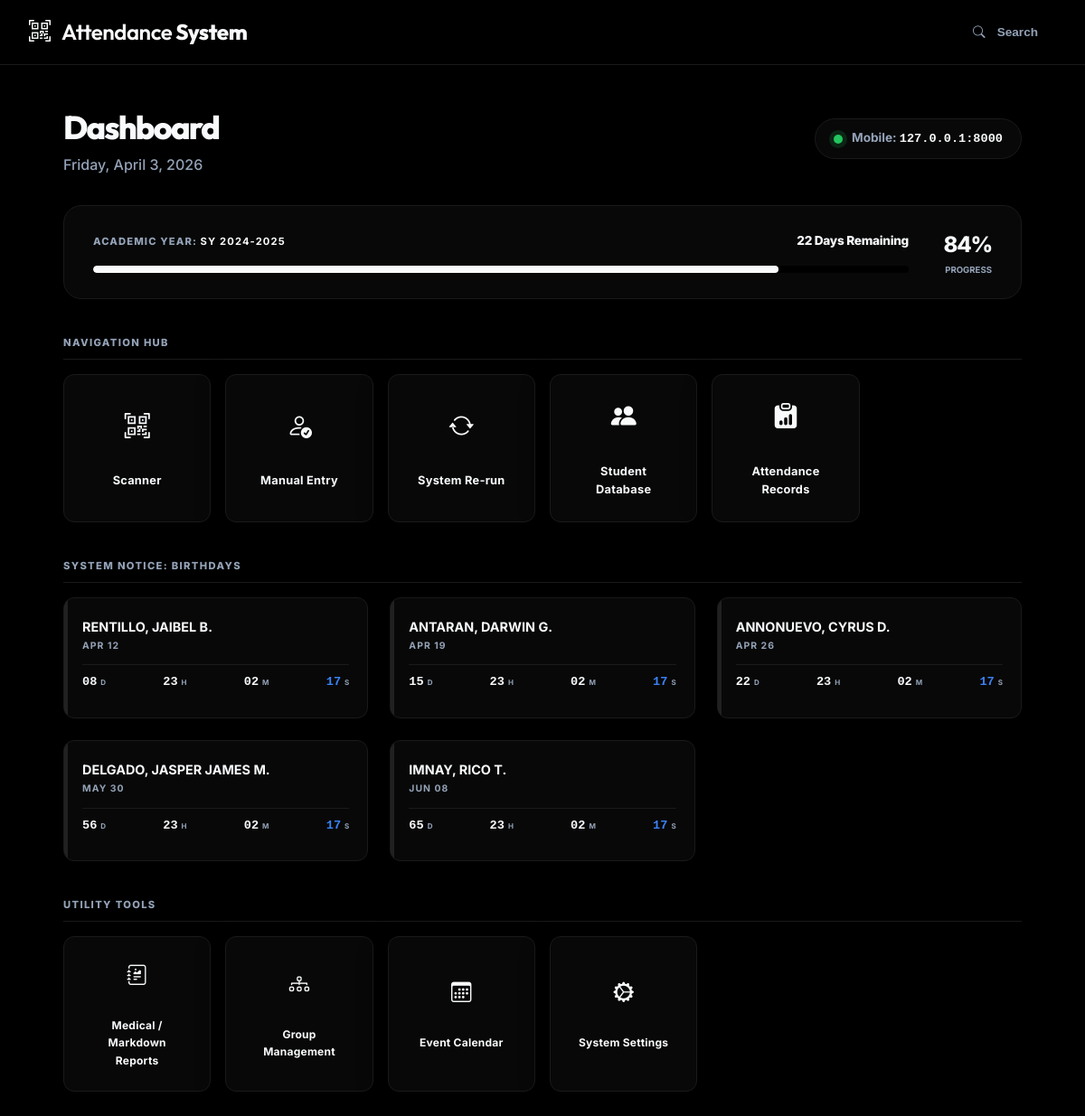
The page / on the database its author committed.
### tables this page shows
CREATE TABLE settings (
        id INTEGER PRIMARY KEY AUTOINCREMENT,
        call_time TEXT NOT NULL DEFAULT '08:00',
        grace_period INTEGER NOT NULL DEFAULT 20,
        absent_after INTEGER NOT NULL DEFAULT 30,
        updated_at TIMESTAMP DEFAULT CURRENT_TIMESTAMP
    , time_in_out_enabled INTEGER NOT NULL DEFAULT 1, registration_lock INTEGER NOT NULL DEFAULT 0, billing_quota REAL NOT NULL DEFAULT 50.00, billing_mode TEXT NOT NULL DEFAULT 'fixed', am_in VARCHAR(5) DEFAULT '08:00', am_out VARCHAR(5) DEFAULT '11:00', pm_in VARCHAR(5) DEFAULT '13:00', pm_out VARCHAR(5) DEFAULT '16:00', telegram_bot_token TEXT DEFAULT '', telegram_group_id TEXT DEFAULT '', admin_telegram_id TEXT DEFAULT '', active_school_year TEXT DEFAULT 'SY 2024-2025', sy_start_date TEXT, sy_end_date TEXT);

CREATE TABLE users (
        qr_code TEXT PRIMARY KEY,
        name TEXT NOT NULL,
        created_at TIMESTAMP DEFAULT CURRENT_TIMESTAMP,
        updated_at TIMESTAMP DEFAULT CURRENT_TIMESTAMP
    , birthday DATE, email TEXT, student_type TEXT DEFAULT 'regular', first_name TEXT, last_name TEXT, middle_initial TEXT, course TEXT, place_of_birth TEXT, sex TEXT, civil_status TEXT, religion TEXT, citizenship TEXT, contact_number TEXT, section TEXT, deleted_at DATETIME DEFAULT NULL, year_level TEXT DEFAULT '1st');

### index.php (the view, shortened to what this page needs)
<?php
require_once 'includes/db.php';
?>
<!DOCTYPE html>
<html lang="en">
<head>
    <link href="assets/css/style.css" rel="stylesheet">
    <link rel="stylesheet" href="assets/vendor/bootstrap-icons/bootstrap-icons.css">
</head>
<body>
    <?php include 'includes/navbar.php'; ?>
    <?php
    $stmt = $pdo->prepare("SELECT qr_code, name, birthday FROM users WHERE birthday IS NOT NULL AND birthday != '' AND deleted_at IS NULL");
    $stmt->execute();
    $studentsWithBirthdays = $stmt->fetchAll(PDO::FETCH_ASSOC);
    $upcomingBirthdays = [];
    $now = new DateTime();
    $today = new DateTime($now->format('Y-m-d'));
    foreach ($studentsWithBirthdays as $s) {
        $bdayDate = new DateTime($s['birthday']);
        $thisYearBday = new DateTime(date('Y') . '-' . $bdayDate->format('m-d'));
        if ($thisYearBday < $today) {
            $nextBday = new DateTime((date('Y') + 1) . '-' . $bdayDate->format('m-d'));
        } else {
            $nextBday = $thisYearBday;
        }
        $interval = $today->diff($nextBday);
        $daysUntil = $interval->days;
        $upcomingBirthdays[] = [
            'qr_code' => $s['qr_code'],
            'name' => $s['name'],
            'birthday' => $s['birthday'],
            'next_occurrence' => $nextBday->format('Y-m-d 00:00:00'),
            'days_until' => $daysUntil
        ];
    }
    usort($upcomingBirthdays, function($a, $b) {
        return $a['days_until'] <=> $b['days_until'];
    });
    $upcomingBirthdays = array_slice($upcomingBirthdays, 0, 5);
    ?>
    <main class="container">
        <?php
        $localIP = "127.0.0.1";
        if (strtoupper(substr(PHP_OS, 0, 3)) === 'WIN') {
            exec('ipconfig', $output);
            foreach ($output as $line) {
                if (preg_match('/IPv4 Address.*: (192\.168\.\d+\.\d+|10\.\d+\.\d+\.\d+|172\.(1[6-9]|2[0-9]|3[0-1])\.\d+\.\d+)/', $line, $m)) {
                    $localIP = $m[1];
                    break;
                }
            }
        } else {
            $localIP = $_SERVER['SERVER_ADDR'] ?? gethostbyname(gethostname());
        }
        ?>
        <div style="margin-top: 2.5rem; display: flex; justify-content: space-between; align-items: center; flex-wrap: wrap; gap: 1rem;">
            <div>
                <h1 style="margin: 0; font-size: 2.25rem; font-weight: 800; letter-spacing: -0.05em;">Dashboard</h1>
                <p style="color: var(--text-muted); font-size: 1rem; font-weight: 500; margin:0;"><?= date('l, F j, Y') ?></p>
            </div>
            <div class="ip-access" style="background: var(--bg-card); padding: 10px 20px; border-radius: 50px; border: 1px solid var(--border); display: flex; align-items: center; gap: 10px;">
                <div style="width: 10px; height: 10px; background: #22c55e; border-radius: 50%; box-shadow: 0 0 0 5px rgba(34, 197, 94, 0.15);"></div>
                <span style="font-size: 0.85rem; font-weight: 700; color: var(--text-muted);">Mobile: <b style="color: var(--primary); font-family: monospace;"><?= $localIP ?>:8000</b></span>
            </div>
        </div>
        <?php
        $settings = $pdo->query("SELECT * FROM settings LIMIT 1")->fetch(PDO::FETCH_ASSOC);
        $syStart = $settings['sy_start_date'] ?? null;
        $syEnd = $settings['sy_end_date'] ?? null;
        $activeSY = $settings['active_school_year'] ?? 'Not Configured';
        $daysRemaining = null;
        $progressPercent = 0;
        if ($syStart && $syEnd) {
            $startDate = new DateTime($syStart);
            $endDate = new DateTime($syEnd);
            $today = new DateTime();
            if ($today < $startDate) {
                $daysRemaining = "Starts in " . $today->diff($startDate)->days . " days";
                $progressPercent = 0;
            } elseif ($today > $endDate) {
                $daysRemaining = "School Year Ended";
                $progressPercent = 100;
            } else {
                $totalDays = $startDate->diff($endDate)->days;
                $elapsedDays = $startDate->diff($today)->days;
                $rem = $today->diff($endDate)->days;
                $daysRemaining = $rem . " Days Remaining";
                $progressPercent = ($totalDays > 0) ? round(($elapsedDays / $totalDays) * 100) : 0;
            }
        }
        ?>
        <?php if ($syStart && $syEnd): ?>
        <div class="animate-fade-up" style="margin-top: 2rem;">
            <div class="card" style="padding: 1.5rem 2rem; border-radius: 20px; border: 1px solid var(--border); background: var(--bg-card); display: flex; align-items: center; justify-content: space-between; gap: 2rem;">
                <div style="flex: 1;">
                    <div style="display: flex; justify-content: space-between; align-items: baseline; margin-bottom: 0.5rem;">
                        <span style="font-size: 0.7rem; font-weight: 800; color: var(--text-muted); text-transform: uppercase; letter-spacing: 0.1em;">
                            Academic Year: <b style="color: var(--text-main);"><?= htmlspecialchars($activeSY) ?></b>
                        </span>
                        <span style="font-size: 0.85rem; font-weight: 800; color: var(--primary); letter-spacing: -0.02em;">
                            <?= $daysRemaining ?>
                        </span>
                    </div>
                    <div class="progress-bar-container" style="height: 8px; background: var(--bg-main); border-radius: 50px; overflow: hidden;">
                        <div class="progress-bar-fill" style="width: <?= $progressPercent ?>%; height: 100%; background: var(--primary); border-radius: 50px;"></div>
                    </div>
                </div>
                <div style="text-align: right; min-width: 60px;">
                    <span style="font-size: 1.5rem; font-weight: 800; color: var(--text-main); letter-spacing: -0.05em;"><?= $progressPercent ?>%</span>
                    <small style="display: block; font-size: 0.6rem; font-weight: 700; color: var(--text-muted); text-transform: uppercase;">Progress</small>
                </div>
            </div>
        </div>
        <?php endif; ?>
        <section class="animate-fade-up">
            <div class="section-title">Navigation Hub</div>
            <div class="action-grid">
                <a href="scan.php" class="action-btn animate-fade-up stagger-1 hover-lift">
                    <i class="bi bi-qr-code-scan"></i>
                    <span>Scanner</span>
                </a>
                <a href="manual.php" class="action-btn animate-fade-up stagger-2 hover-lift">
                    <i class="bi bi-person-check"></i>
                    <span>Manual Entry</span>
                </a>
                <a href="reattendance.php" class="action-btn animate-fade-up stagger-3 hover-lift">
                    <i class="bi bi-arrow-repeat"></i>
                    <span>System Re-run</span>
                </a>
                <a href="manage_students.php" class="action-btn animate-fade-up stagger-4 hover-lift">
                    <i class="bi bi-people-fill"></i>
                    <span>Student Database</span>
                </a>
                <a href="view_attendance.php" class="action-btn animate-fade-up stagger-6 hover-lift">
                    <i class="bi bi-clipboard-data-fill"></i>
                    <span>Attendance Records</span>
                </a>
            </div>
            <?php if (!empty($upcomingBirthdays)): ?>
            <div class="section-title">
                SYSTEM NOTICE: BIRTHDAYS
            </div>
            <div class="birthday-grid">
                <?php foreach ($upcomingBirthdays as $idx => $bday):
                    $stagger = "stagger-" . min($idx + 1, 8);
                    $isFeatured = $idx === 0;
                    $cardClass = $isFeatured ? 'featured' : 'small';
                ?>
                    <div class="stat-card birthday-card <?= $cardClass ?> animate-fade-up <?= $stagger ?>" style="padding: 1.25rem; position: relative; border: 1px solid var(--border);">
                        <div style="display: flex; justify-content: space-between; align-items: flex-start; margin-bottom: 0.75rem;">
                            <div style="display: flex; flex-direction: column; gap: 2px;">
                                <span class="student-name" style="font-size: 0.9rem; font-weight: 700; color: var(--text-main); text-transform: uppercase;"><?= htmlspecialchars($bday['name']) ?></span>
                                <span style="font-size: 0.65rem; color: var(--text-muted); font-weight: 700; text-transform: uppercase; letter-spacing: 0.1em;">
                                    <?= date('M d', strtotime($bday['birthday'])) ?>
                                </span>
                            </div>
                        </div>
                        <div class="countdown-container"
                             data-target="<?= $bday['next_occurrence'] ?>"
                             style="background: transparent; border-radius: 0; padding: 0.5rem 0; display: flex; justify-content: space-between; align-items: center; border-top: 1px solid var(--border);">
                            <div class="countdown-part" style="display: flex; align-items: baseline; gap: 4px;">
                                <span class="days" style="font-size: 0.85rem; font-weight: 800; font-family: monospace;">--</span>
                                <span style="font-size: 0.5rem; color: var(--text-muted); font-weight: 700; text-transform: uppercase;">d</span>
                            </div>
                            <div class="countdown-part" style="display: flex; align-items: baseline; gap: 4px;">
                                <span class="hours" style="font-size: 0.85rem; font-weight: 800; font-family: monospace;">--</span>
                                <span style="font-size: 0.5rem; color: var(--text-muted); font-weight: 700; text-transform: uppercase;">h</span>
                            </div>
                            <div class="countdown-part" style="display: flex; align-items: baseline; gap: 4px;">
                                <span class="minutes" style="font-size: 0.85rem; font-weight: 800; font-family: monospace;">--</span>
                                <span style="font-size: 0.5rem; color: var(--text-muted); font-weight: 700; text-transform: uppercase;">m</span>
                            </div>
                            <div class="countdown-part" style="display: flex; align-items: baseline; gap: 4px;">
                                <span class="seconds" style="font-size: 0.85rem; font-weight: 800; font-family: monospace; color: var(--accent);">--</span>
                                <span style="font-size: 0.5rem; color: var(--text-muted); font-weight: 700; text-transform: uppercase;">s</span>
                            </div>
                        </div>
                    </div>
                <?php endforeach; ?>
            </div>
            <?php endif; ?>
            <div class="section-title">Utility Tools</div>
            <div class="action-grid" style="grid-template-columns: repeat(auto-fill, minmax(160px, 1fr));">
                <a href="markdown_editor.php" class="action-btn animate-fade-up stagger-4 hover-lift">
                    <i class="bi bi-journal-richtext" style="font-size: 1.4rem;"></i>
                    <span style="font-size: 0.75rem;">Medical / Markdown Reports</span>
                </a>
                <a href="groups.php" class="action-btn animate-fade-up stagger-5 hover-lift">
                    <i class="bi bi-diagram-3" style="font-size: 1.4rem;"></i>
                    <span style="font-size: 0.75rem;">Group Management</span>
                </a>
                <a href="calendar.php" class="action-btn animate-fade-up stagger-6 hover-lift">
                    <i class="bi bi-calendar3" style="font-size: 1.4rem;"></i>
                    <span style="font-size: 0.75rem;">Event Calendar</span>
                </a>
                <a href="settings.php" class="action-btn animate-fade-up stagger-7 hover-lift">
                    <i class="bi bi-gear-wide-connected" style="font-size: 1.4rem;"></i>
                    <span style="font-size: 0.75rem;">System Settings</span>
                </a>
            </div>
        </section>
    </main>
</body>
</html>

### assets/css/style.css (style rules this page uses)
:root { --bg-main: #fcfcfc; --bg-card: #ffffff; --primary: #1e293b; --primary-hover: #334155; --accent: #3b82f6; --success: #059669; --warning: #d97706; --danger: #dc2626; --text-main: #0f172a; --text-muted: #64748b; --border: #e2e8f0; --bg-hover: #f8fafc; --shadow-sm: none; --shadow-md: none; --shadow-lg: none; --radius-lg: 20px; --radius-md: 12px; --radius-sm: 8px; --header-height: 72px; --glass-bg: rgba(255, 255, 255, 0.85); --glass-border: rgba(255, 255, 255, 0.4); --glass-shadow: 0 8px 32px 0 rgba(15, 23, 42, 0.08); --ease-out-expo: cubic-bezier(0.19, 1, 0.22, 1); }
html.dark { --bg-main: #000000; --bg-card: #080808; --primary: #f8fafc; --primary-hover: #e2e8f0; --accent: #3b82f6; --text-main: #f8fafc; --text-muted: #94a3b8; --border: #1a1a1a; --bg-hover: #121212; --glass-bg: rgba(0, 0, 0, 0.8); --glass-border: rgba(255, 255, 255, 0.05); --glass-shadow: 0 8px 32px 0 rgba(0, 0, 0, 0.4); }
* { box-sizing: border-box; margin: 0; padding: 0; -webkit-tap-highlight-color: transparent; }
body { font-family: 'Inter', sans-serif; background-color: var(--bg-main); color: var(--text-main); min-height: 100vh; overflow-x: hidden; line-height: 1.6; padding-bottom: 120px; }
h1, h2, h3, h4, h5, h6 { font-family: 'Outfit', sans-serif; color: var(--text-main); margin-bottom: 0.5rem; letter-spacing: -0.02em; font-weight: 600; }
h1 { font-size: 2.25rem; font-weight: 700; }
a { text-decoration: none; color: inherit; transition: all 0.3s var(--ease-out-expo); }
.container { max-width: 1100px; margin: 0 auto; padding: 0 20px; }
.card { background: var(--bg-card); border: 1px solid var(--border); border-radius: var(--radius-lg); overflow: hidden; }
.action-btn { border: 1px solid var(--border); background: var(--bg-card); padding: 0.6rem; border-radius: var(--radius-sm); cursor: pointer; transition: all 0.2s; color: var(--text-muted); font-size: 1rem; display: inline-flex; align-items: center; justify-content: center; }
.section-title { display: flex; align-items: center; gap: 10px; margin-bottom: 1.25rem; font-size: 0.75rem; font-weight: 800; color: var(--text-muted); text-transform: uppercase; letter-spacing: 0.1em; border-bottom: 1px solid var(--border); padding-bottom: 0.5rem; }
.animate-fade-up { animation: fadeIn 0.6s var(--ease-out-expo) forwards; }
.action-grid { display: grid; grid-template-columns: repeat(auto-fit, minmax(180px, 1fr)); gap: 1.5rem; margin-bottom: 2rem; }
.action-btn { background: var(--bg-card); padding: 2rem 1.5rem; border-radius: 24px; text-align: center; text-decoration: none; border: 1px solid var(--border); transition: all 0.4s var(--ease-out-expo); display: flex; flex-direction: column; align-items: center; gap: 1rem; color: var(--text-main); box-shadow: var(--glass-shadow); }
.stagger-1 { animation-delay: 0.1s; }
.stagger-2 { animation-delay: 0.15s; }
.stagger-3 { animation-delay: 0.2s; }
.stagger-4 { animation-delay: 0.25s; }
.stagger-5 { animation-delay: 0.3s; }

### rows shown on the page
settings: active_school_year "SY 2024-2025", sy_end_date "22 Days Remaining", progressPercent "84"
users: name "RENTILLO, JAIBEL B.", birthday "APR 12"
users: name "ANTARAN, DARWIN G.", birthday "APR 19"
users: name "ANNONUEVO, CYRUS D.", birthday "APR 26"
users: name "DELGADO, JASPER JAMES M.", birthday "MAY 30"
users: name "IMNAY, RICO T.", birthday "JUN 08"

### other values the page prints
$localIP "127.0.0.1"
